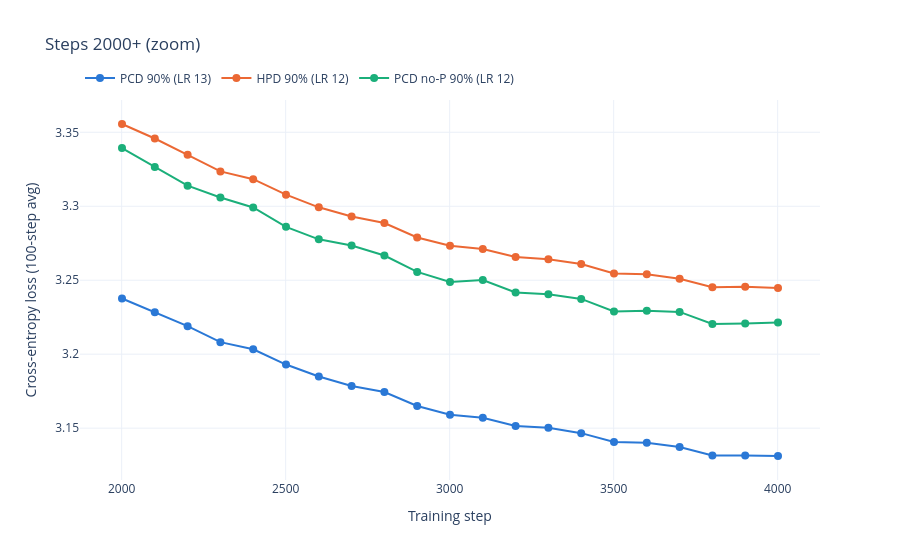

This figure's notebook cell:
### Code cell
# Same curves, second half only (loss differences are small there)
late = losses[losses.step >= 2000]
fig2 = px.line(
    late, x="step", y="loss", color="run",
    color_discrete_map=COLORS, category_orders={"run": list(RUNS)},
    markers=True, template="plotly_white",
    labels={"step": "Training step", "loss": "Cross-entropy loss (100-step avg)", "run": ""},
    title="Steps 2000+ (zoom)",
)
fig2.update_traces(line_width=2, marker_size=8)
fig2.update_layout(hovermode="x unified", legend=dict(orientation="h", y=1.02, yanchor="bottom", x=0))
fig2.show()

### Figure 1 — Plotly figure (JSON) as saved in the notebook; plotly's stock layout.template omitted (floating-point values rounded to 4 significant figures)
{"data": [{"hovertemplate": "=PCD 90% (LR 13)<br>Training step=%{x}<br>Cross-entropy loss (100-step avg)=%{y}<extra></extra>", "legendgroup": "PCD 90% (LR 13)", "line": {"color": "#2a78d6", "dash": "solid", "width": 2}, "marker": {"size": 8, "symbol": "circle"}, "mode": "lines+markers", "name": "PCD 90% (LR 13)", "orientation": "v", "showlegend": true, "type": "scatter", "x": [2001, 2101, 2201, 2301, 2401, 2501, 2601, 2701, 2801, 2901, 3001, 3101, 3201, 3301, 3401, 3501, 3601, 3701, 3801, 3901, 4001], "xaxis": "x", "y": [3.238, 3.228, 3.219, 3.208, 3.203, 3.193, 3.185, 3.179, 3.174, 3.165, 3.159, 3.157, 3.151, 3.15, 3.147, 3.141, 3.14, 3.137, 3.131, 3.132, 3.131], "yaxis": "y"}, {"hovertemplate": "=HPD 90% (LR 12)<br>Training step=%{x}<br>Cross-entropy loss (100-step avg)=%{y}<extra></extra>", "legendgroup": "HPD 90% (LR 12)", "line": {"color": "#eb6834", "dash": "solid", "width": 2}, "marker": {"size": 8, "symbol": "circle"}, "mode": "lines+markers", "name": "HPD 90% (LR 12)", "orientation": "v", "showlegend": true, "type": "scatter", "x": [2001, 2101, 2201, 2301, 2401, 2501, 2601, 2701, 2801, 2901, 3001, 3101, 3201, 3301, 3401, 3501, 3601, 3701, 3801, 3901, 4001], "xaxis": "x", "y": [3.356, 3.346, 3.335, 3.324, 3.318, 3.308, 3.299, 3.293, 3.289, 3.279, 3.273, 3.271, 3.266, 3.264, 3.261, 3.255, 3.254, 3.251, 3.245, 3.246, 3.245], "yaxis": "y"}, {"hovertemplate": "=PCD no-P 90% (LR 12)<br>Training step=%{x}<br>Cross-entropy loss (100-step avg)=%{y}<extra></extra>", "legendgroup": "PCD no-P 90% (LR 12)", "line": {"color": "#1baf7a", "dash": "solid", "width": 2}, "marker": {"size": 8, "symbol": "circle"}, "mode": "lines+markers", "name": "PCD no-P 90% (LR 12)", "orientation": "v", "showlegend": true, "type": "scatter", "x": [2001, 2101, 2201, 2301, 2401, 2501, 2601, 2701, 2801, 2901, 3001, 3101, 3201, 3301, 3401, 3501, 3601, 3701, 3801, 3901, 4001], "xaxis": "x", "y": [3.339, 3.327, 3.314, 3.306, 3.299, 3.286, 3.278, 3.273, 3.267, 3.256, 3.249, 3.25, 3.242, 3.24, 3.237, 3.229, 3.229, 3.229, 3.22, 3.221, 3.221], "yaxis": "y"}], "layout": {"hovermode": "x unified", "legend": {"orientation": "h", "title": {"text": ""}, "tracegroupgap": 0, "x": 0, "y": 1.02, "yanchor": "bottom"}, "title": {"text": "Steps 2000+ (zoom)"}, "xaxis": {"anchor": "y", "domain": [0.0, 1.0], "title": {"text": "Training step"}}, "yaxis": {"anchor": "x", "domain": [0.0, 1.0], "title": {"text": "Cross-entropy loss (100-step avg)"}}}}
